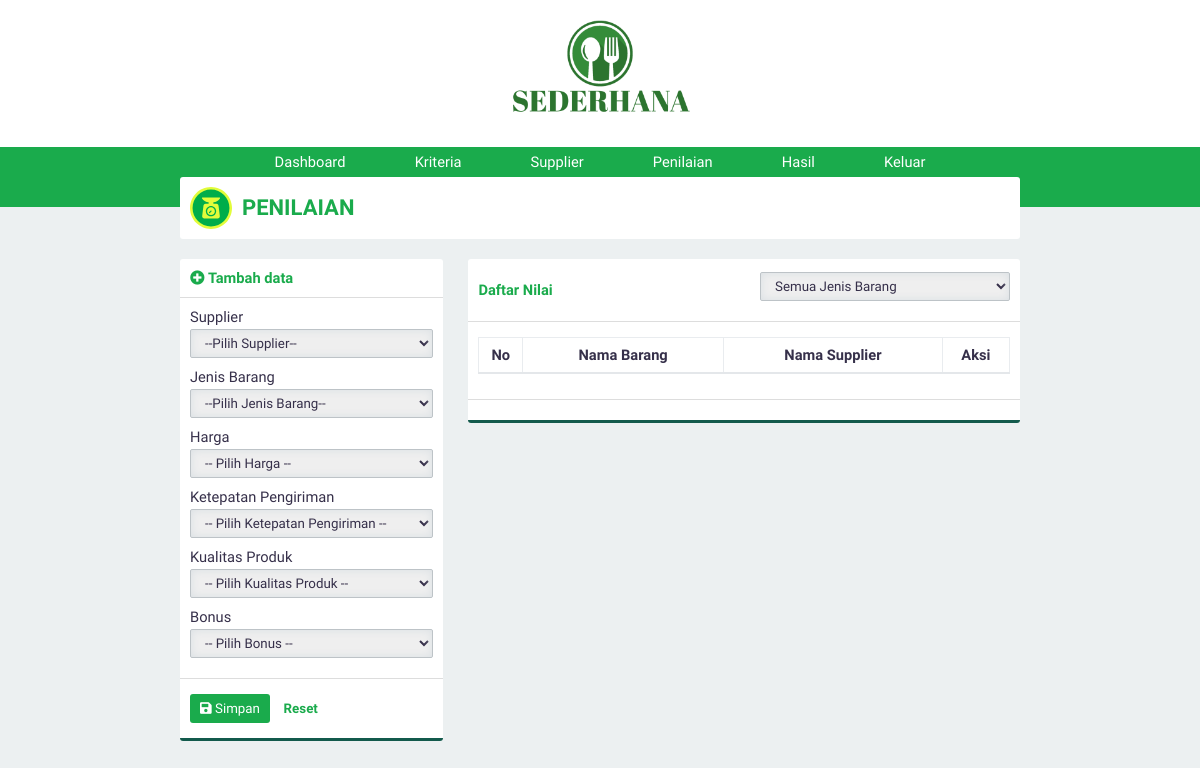
Page /?page=penilaian (signed in) on the committed database.
### tables this page shows
CREATE TABLE `kriteria` (
  `id_kriteria` int(3) NOT NULL,
  `namaKriteria` varchar(30) NOT NULL,
  `sifat` enum('Benefit','Cost') NOT NULL
);

### page/tambahnilai.php (the view, shortened to what this page needs)
<div class="panel-top">
    <b class="text-green"><i class="fa fa-plus-circle text-green"></i> Tambah data</b>
</div>
<form id="form" action="./proses/prosestambah.php" method="POST">
    <div class="panel-middle">
        <div class="group-input">
            <label for="supplier">Supplier</label>
            <select class="form-custom" required name="supplier" id="supplier">
                <option selected disabled>--Pilih Supplier--</option>
            </select>
        </div>
        <div class="group-input">
            <label for="barang">Jenis Barang</label>
            <select class="form-custom" required name="barang" id="barang">
                <option selected disabled>--Pilih Jenis Barang--</option>
            </select>
        </div>
        <?php
        $query="SELECT * FROM kriteria";
        $execute=$konek->query($query);
        if ($execute->num_rows > 0){
            while($data=$execute->fetch_array(MYSQLI_ASSOC)){
                echo "<div class=\"group-input\">";
                echo "<label for=\"nilai\">$data[namaKriteria]</label>";
                echo "<select class=\"form-custom\" required name=\"nilai[]\" id=\"nilai\">";
                echo "<option disabled selected>-- Pilih $data[namaKriteria] --</option>";
                echo "</select></div>";
            }
        }
        ?>
    </div>
    <div class="panel-bottom">
        <button type="submit" id="buttonsimpan" class="btn btn-green"><i class="fa fa-save"></i> Simpan</button>
        <button type="reset" id="buttonreset" class="btn btn-second">Reset</button>
    </div>
</form>

### asset/css/style.css (style rules this page uses)
* { padding: 0; margin: 0; font-family: 'Work Sans', sans-serif; color: #36304A; font-weight: 500; letter-spacing: normal; }
b, h1, h2, h3, h4, h5 { padding: 0; font-weight: 600 !important; margin: 0.83em 0em; }
.text-green { color: #1aab4c !important; }
input, select { border: none; width: 100%; }
.form-custom { padding: 5px 10px; border: solid 1px #BDC3C7; -webkit-border-radius: 2px; -moz-border-radius: 2px; border-radius: 2px; box-sizing: border-box; box-shadow: inset 0 0 8px #d9dfe3; margin: 3px 0 10px 0; }
.btn { border: none; -webkit-padding: 7px 10px; -o-padding: 7px 10px; -moz-padding: 7px 10px; padding: 7px 10px; border-radius: 3px; margin: 5px 0px; display: inline-block; cursor: pointer; font-size: 10pt !important; }
.btn i { color: white !important; }
.btn-green { background-color: #1aab4c; color: white !important; }
.btn-second { background-color: transparent; color: #1aab4c; font-weight: 600; }
.panel-top { padding: 10px; box-sizing: padding-box; border-bottom: solid 1px #dddddd; }
.panel-middle { padding: 10px; box-sizing: padding-box; }
.panel-bottom { padding: 10px; border-bottom: solid 3px #135a4c; border-top: solid 1px #dddddd; }
body { background-color: #ECF0F1; display: flex; width: 100vw; height: 100vh; align-items: center; flex-direction: column; overflow-x: hidden; font-size: 11pt; }

### rows in the picture
kriteria: namaKriteria "Harga"
kriteria: namaKriteria "Ketepatan Pengiriman"
kriteria: namaKriteria "Kualitas Produk"
kriteria: namaKriteria "Bonus"
